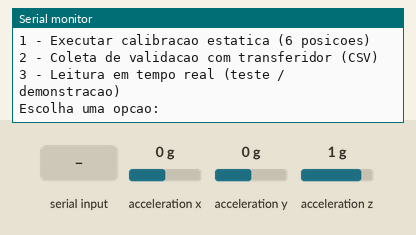
The sketch below on a simulated ESP32. Parts: the last lines printed to the serial monitor. Wiring (inferred from the names in the program): MPU-6050 motion sensor at I2C address 0x68. The test bench sets the inputs (shaded band); at power-on: acceleration x 0 g, acceleration y 0 g, acceleration z 1 g.

Above: at 2.3 s.
2.4 s: "1\n" received over Serial
At 2.67 s:
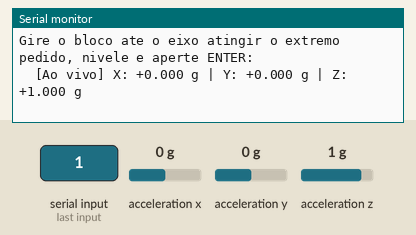
3.9 s: "r\n" received over Serial
At 4.6 s:
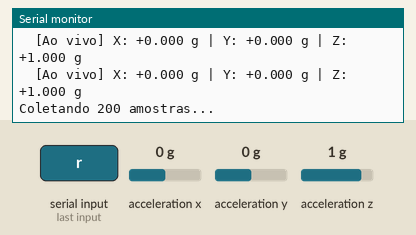
6.9 s: "s\n" received over Serial
At 9.7 s:
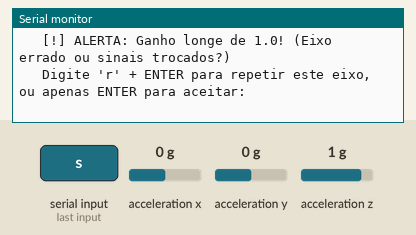
9.9 s: "2\n" received over Serial
At 10.17 s:
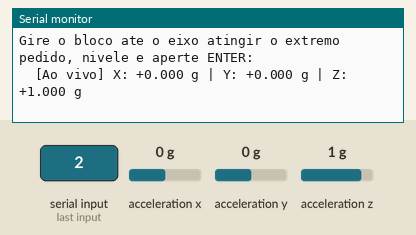
11.4 s: "3\n" received over Serial
At 12.6 s:
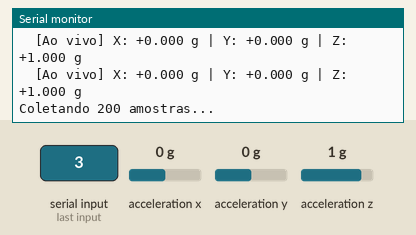
14.4 s: "90,45\n" received over Serial
At 17.4 s:
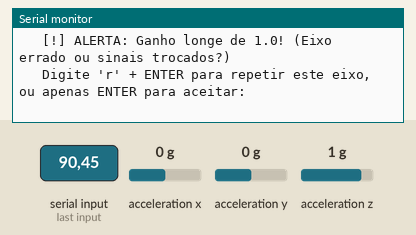

Measured:
- after the input at 2.4 s, the serial monitor: prints a new line at once (image 1)
- after the input at 3.9 s, the serial monitor: prints a new line after 0.12 s (image 2)
- after the input at 6.9 s, the serial monitor: prints a new line after 2.3 s (image 3)
- after the input at 9.9 s, the serial monitor: prints a new line at once (image 4)
- after the input at 11.4 s, the serial monitor: prints a new line after 0.12 s (image 5)
- after the input at 14.4 s, the serial monitor: prints a new line after 2.3 s (image 6)

The sketch:

2.calibrado.ino
```cpp
#include <Wire.h>
#include <math.h>

// ===================== CONFIGURAÇÕES =====================
const uint8_t MPU_ADDR = 0x68;
const int SDA_PIN = 21;
const int SCL_PIN = 22;

const float SENSIBILIDADE_4G = 8192.0f; // LSB/g para faixa de +-4g
const int N_AMOSTRAS_CAL = 200;         // Mínimo exigido: 100 leituras
const int N_AMOSTRAS_VAL = 100;         // Leituras por ponto do transferidor

const int MODO_ANGULO = 1;
const float OFFSET_TRANSFERIDOR = 90.0f;
const float SINAL_ANGULO = 1.0f;

// ===================== PARÂMETROS DE CALIBRAÇÃO =====================
float ganhoX = 0.985912f, offsetX = 1.322125f;
float ganhoY = 0.989389f, offsetY = 0.268019f;
float ganhoZ = 1.014135f, offsetZ = -0.163328f;

// ===================== FUNÇÕES I2C / MPU-6050 =====================
void escreverRegistrador(uint8_t reg, uint8_t valor) {
  Wire.beginTransmission(MPU_ADDR);
  Wire.write(reg);
  Wire.write(valor);
  Wire.endTransmission(true);
}

bool inicializarMPU6050() {
  Wire.begin(SDA_PIN, SCL_PIN);
  Wire.setClock(400000);

  Wire.beginTransmission(MPU_ADDR);
  Wire.write(0x75); // WHO_AM_I
  if (Wire.endTransmission(false) != 0) return false;
  if (Wire.requestFrom(MPU_ADDR, (size_t)1, true) != 1) return false;
  uint8_t whoAmI = Wire.read();
  Serial.printf("WHO_AM_I: 0x%02X\n", whoAmI);

  // Acorda o sensor
  escreverRegistrador(0x6B, 0x00);
  delay(100);

  // CONFIG = 0x1A -> 0x06
  escreverRegistrador(0x1A, 0x06);

  // Taxa de amostragem (SMPLRT_DIV = 0x19 -> 0x09)
  escreverRegistrador(0x19, 0x09);

  // Fundo de escala (ACCEL_CONFIG = 0x1C -> 0x08)
  escreverRegistrador(0x1C, 0x08);

  return true;
}

bool lerAceleracaoBrutaG(float &ax, float &ay, float &az) {
  Wire.beginTransmission(MPU_ADDR);
  Wire.write(0x3B);
  if (Wire.endTransmission(false) != 0) return false;
  if (Wire.requestFrom(MPU_ADDR, (size_t)6, true) != 6) return false;

  uint8_t xh = Wire.read(); uint8_t xl = Wire.read();
  uint8_t yh = Wire.read(); uint8_t yl = Wire.read();
  uint8_t zh = Wire.read(); uint8_t zl = Wire.read();

  int16_t rawX = (int16_t)((xh << 8) | xl);
  int16_t rawY = (int16_t)((yh << 8) | yl);
  int16_t rawZ = (int16_t)((zh << 8) | zl);

  ax = rawX / SENSIBILIDADE_4G;
  ay = rawY / SENSIBILIDADE_4G;
  az = rawZ / SENSIBILIDADE_4G;
  return true;
}

bool lerAceleracaoCalibradaG(float &ax, float &ay, float &az) {
  float bx, by, bz;
  if (!lerAceleracaoBrutaG(bx, by, bz)) return false;

  ax = (bx - offsetX) / ganhoX;
  ay = (by - offsetY) / ganhoY;
  az = (bz - offsetZ) / ganhoZ;
  return true;
}

float calcularAngulo(float ax, float ay, float az, int modo) {
  float ang = 0.0f;
  switch (modo) {
    case 1: ang = atan2f(ax, az) * 180.0f / PI; break;
    case 2: ang = atan2f(ay, az) * 180.0f / PI; break;
    case 3: ang = atan2f(ax, sqrtf(ay * ay + az * az)) * 180.0f / PI; break;
    case 4: ang = atan2f(ay, sqrtf(ax * ax + az * az)) * 180.0f / PI; break;
    default: ang = atan2f(ax, az) * 180.0f / PI; break;
  }
  return OFFSET_TRANSFERIDOR + (SINAL_ANGULO * ang);
}

// ===================== UTILITÁRIOS DE SERIAL =====================
void limparSerial() {
  while (Serial.available()) Serial.read();
}

String lerLinhaSerial() {
  while (!Serial.available()) delay(10);
  String linha = Serial.readStringUntil('\n');
  linha.trim();
  limparSerial();
  return linha;
}

void aguardarEnterComPreview(const char* instrucao) {
  Serial.println();
  Serial.println(instrucao);
  Serial.println("Gire o bloco ate o eixo atingir o extremo pedido, nivele e aperte ENTER:");
  limparSerial();

  while (!Serial.available()) {
    float ax, ay, az;
    if (lerAceleracaoBrutaG(ax, ay, az)) {
      Serial.printf("  [Ao vivo] X: %+.3f g | Y: %+.3f g | Z: %+.3f g\n", ax, ay, az);
    }
    delay(400);
  }
  lerLinhaSerial();
}

void coletarMediaBruta(int nAmostras, float &mx, float &my, float &mz) {
  double sx = 0, sy = 0, sz = 0;
  int validas = 0;

  while (validas < nAmostras) {
    float ax, ay, az;
    if (lerAceleracaoBrutaG(ax, ay, az)) {
      sx += ax;
      sy += ay;
      sz += az;
      validas++;
    }
    delay(10);
  }

  mx = (float)(sx / nAmostras);
  my = (float)(sy / nAmostras);
  mz = (float)(sz / nAmostras);
}

// ===================== MODO 1: CALIBRAÇÃO ESTÁTICA =====================
void executarCalibracao() {
  const char* nomesEixo[3] = {"X", "Y", "Z"};
  float aPos[3] = {0, 0, 0};
  float aNeg[3] = {0, 0, 0};
  float ganhos[3] = {1, 1, 1};
  float offsets[3] = {0, 0, 0};

  Serial.println("\n=== CALIBRACAO ESTATICA (+-4g, 6 POSICOES) ===");

  for (int eixo = 0; eixo < 3; eixo++) {
    char msgPos[80], msgNeg[80];
    snprintf(msgPos, sizeof(msgPos), ">>> [%d/6] Eixo +%s (procure o MAIOR valor possivel em %s)", eixo * 2 + 1, nomesEixo[eixo], nomesEixo[eixo]);
    snprintf(msgNeg, sizeof(msgNeg), ">>> [%d/6] Eixo -%s (procure o MENOR valor possivel em %s)", eixo * 2 + 2, nomesEixo[eixo], nomesEixo[eixo]);

    // +1g
    aguardarEnterComPreview(msgPos);
    Serial.println("Coletando 200 amostras...");
    float mx, my, mz;
    coletarMediaBruta(N_AMOSTRAS_CAL, mx, my, mz);
    aPos[eixo] = (eixo == 0) ? mx : (eixo == 1 ? my : mz);
    Serial.printf("   Media +%s -> X:%+.5f | Y:%+.5f | Z:%+.5f\n", nomesEixo[eixo], mx, my, mz);

    // -1g
    aguardarEnterComPreview(msgNeg);
    Serial.println("Coletando 200 amostras...");
    coletarMediaBruta(N_AMOSTRAS_CAL, mx, my, mz);
    aNeg[eixo] = (eixo == 0) ? mx : (eixo == 1 ? my : mz);
    Serial.printf("   Media -%s -> X:%+.5f | Y:%+.5f | Z:%+.5f\n", nomesEixo[eixo], mx, my, mz);

    // Calcula Ganho e Offset do eixo
    ganhos[eixo]  = (aPos[eixo] - aNeg[eixo]) / 2.0f;
    offsets[eixo] = (aPos[eixo] + aNeg[eixo]) / 2.0f;

    Serial.printf("   => Eixo %s: Ganho = %.5f | Offset = %+.5f g\n",
                  nomesEixo[eixo], ganhos[eixo], offsets[eixo]);

    if (ganhos[eixo] < 0.85f || ganhos[eixo] > 1.15f) {
      Serial.println("   [!] ALERTA: Ganho longe de 1.0! (Eixo errado ou sinais trocados?)");
      Serial.println("   Digite 'r' + ENTER para repetir este eixo, ou apenas ENTER para aceitar:");
      String resp = lerLinhaSerial();
      if (resp.equalsIgnoreCase("r")) {
        eixo--;
        continue;
      }
    }
  }

  ganhoX = ganhos[0]; offsetX = offsets[0];
  ganhoY = ganhos[1]; offsetY = offsets[1];
  ganhoZ = ganhos[2]; offsetZ = offsets[2];

  Serial.println("\n=== RESULTADOS DA CALIBRACAO (TABELA PARA O RELATORIO) ===");
  Serial.println("Eixo | Media +1g [g] | Media -1g [g] | Ganho     | Offset [g]");
  Serial.printf("  X  | %+13.5f | %+13.5f | %9.5f | %+10.5f\n", aPos[0], aNeg[0], ganhoX, offsetX);
  Serial.printf("  Y  | %+13.5f | %+13.5f | %9.5f | %+10.5f\n", aPos[1], aNeg[1], ganhoY, offsetY);
  Serial.printf("  Z  | %+13.5f | %+13.5f | %9.5f | %+10.5f\n", aPos[2], aNeg[2], ganhoZ, offsetZ);

  Serial.println("\n--- Copie e cole no topo do codigo ---");
  Serial.printf("float ganhoX = %.6ff, offsetX = %.6ff;\n", ganhoX, offsetX);
  Serial.printf("float ganhoY = %.6ff, offsetY = %.6ff;\n", ganhoY, offsetY);
  Serial.printf("float ganhoZ = %.6ff, offsetZ = %.6ff;\n", ganhoZ, offsetZ);
  Serial.println("--------------------------------------\n");
}

// ===================== MODO 2: COLETA COM TRANSFERIDOR =====================
void executarValidacao() {
  Serial.println("\n=== VALIDACAO COM TRANSFERIDOR (SAIDA CSV) ===");
  Serial.printf("Usando MODO_ANGULO = %d\n", MODO_ANGULO);
  Serial.println("Digite o angulo de referencia e aperte ENTER ('s' para sair):\n");
  Serial.println("ang_ref_deg,ang_med_deg,erro_deg,desvio_padrao_deg");

  while (true) {
    String entrada = lerLinhaSerial();
    if (entrada.equalsIgnoreCase("s")) break;
    if (entrada.length() == 0) continue;

    float angRef = entrada.toFloat();
    double soma = 0, somaQuad = 0;
    int validas = 0;

    while (validas < N_AMOSTRAS_VAL) {
      float ax, ay, az;
      if (lerAceleracaoCalibradaG(ax, ay, az)) {
        float ang = calcularAngulo(ax, ay, az, MODO_ANGULO);
        soma += ang;
        somaQuad += (double)ang * ang;
        validas++;
      }
      delay(10);
    }

    float media = (float)(soma / N_AMOSTRAS_VAL);
    float variancia = (float)((somaQuad / N_AMOSTRAS_VAL) - (media * media));
    float desvio = (variancia > 0) ? sqrtf(variancia) : 0.0f;
    float erro = media - angRef;

    Serial.printf("%.2f,%.3f,%.3f,%.3f\n", angRef, media, erro, desvio);
  }
}

// ===================== MODO 3: TEMPO REAL =====================
void executarTempoReal() {
  Serial.println("\n=== MONITORAMENTO EM TEMPO REAL ===");
  Serial.println("Envie qualquer tecla + ENTER para sair.\n");
  limparSerial();

  while (!Serial.available()) {
    float ax, ay, az;
    if (lerAceleracaoCalibradaG(ax, ay, az)) {
      float mag = sqrtf(ax * ax + ay * ay + az * az);
      float angXZ = calcularAngulo(ax, ay, az, 1);
      float angYZ = calcularAngulo(ax, ay, az, 2);
      float ang3X = calcularAngulo(ax, ay, az, 3);
      float ang3Y = calcularAngulo(ax, ay, az, 4);

      Serial.printf("Cal[g] X:%+.3f Y:%+.3f Z:%+.3f | |A|:%.3f | XZ:%+6.2f | YZ:%+6.2f | 3D_X:%+6.2f | 3D_Y:%+6.2f\n",
                    ax, ay, az, mag, angXZ, angYZ, ang3X, ang3Y);
    }
    delay(200);
  }
  limparSerial();
}

// ===================== MENU PRINCIPAL =====================
void mostrarMenu() {
  Serial.println("\n==========================================");
  Serial.println("  MPU-6050 (+-4g) | INSTRUMENTACAO");
  Serial.println("==========================================");
  Serial.println("1 - Executar calibracao estatica (6 posicoes)");
  Serial.println("2 - Coleta de validacao com transferidor (CSV)");
  Serial.println("3 - Leitura em tempo real (teste / demonstracao)");
  Serial.print("Escolha uma opcao: ");
}

void setup() {
  Serial.begin(115200);
  delay(1000);

  if (!inicializarMPU6050()) {
    Serial.println("ERRO: MPU-6050 nao encontrado no I2C (pinos 21/22).");
    while (true) delay(1000);
  }

  Serial.println("MPU-6050 inicializado com sucesso (+-4g, DLPF 5Hz).");
  mostrarMenu();
}

void loop() {
  if (Serial.available()) {
    String op = lerLinhaSerial();
    if (op == "1") executarCalibracao();
    else if (op == "2") executarValidacao();
    else if (op == "3") executarTempoReal();
    mostrarMenu();
  }
}
```
